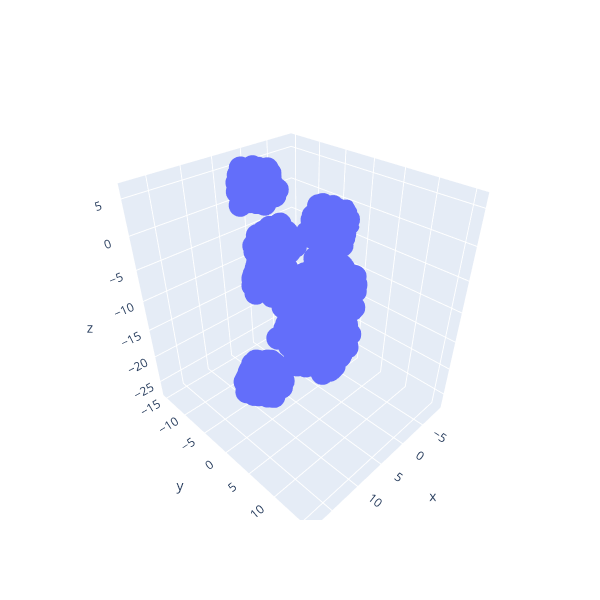

Notebook source saved alongside this figure:
### Code cell
x, y, z = points.T
Figure().add_scatter3d(x=x, y=y, z=z, mode="markers").update_layout(width=600, height=600, paper_bgcolor="rgba(0,0,0,0)")

### Figure 1 — Plotly figure (JSON) as saved in the notebook; plotly's stock layout.template omitted (floating-point values rounded to 4 significant figures; data arrays with more than 128 entries replaced by an {"elided": "..."} marker saying what was removed)
{"data": [{"mode": "markers", "type": "scatter3d", "x": {"elided": "8192 float values"}, "y": {"elided": "8192 float values"}, "z": {"elided": "8192 float values"}}], "layout": {"height": 600, "paper_bgcolor": "rgba(0,0,0,0)", "width": 600}}
